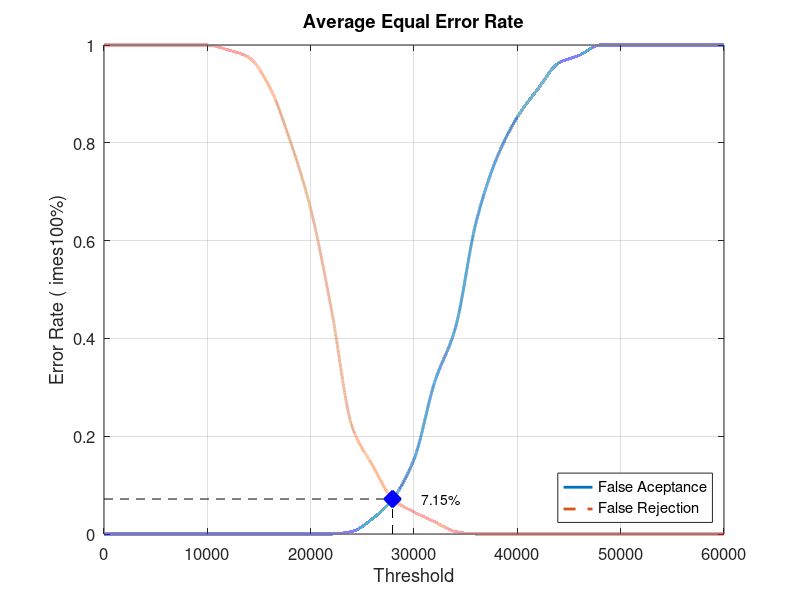
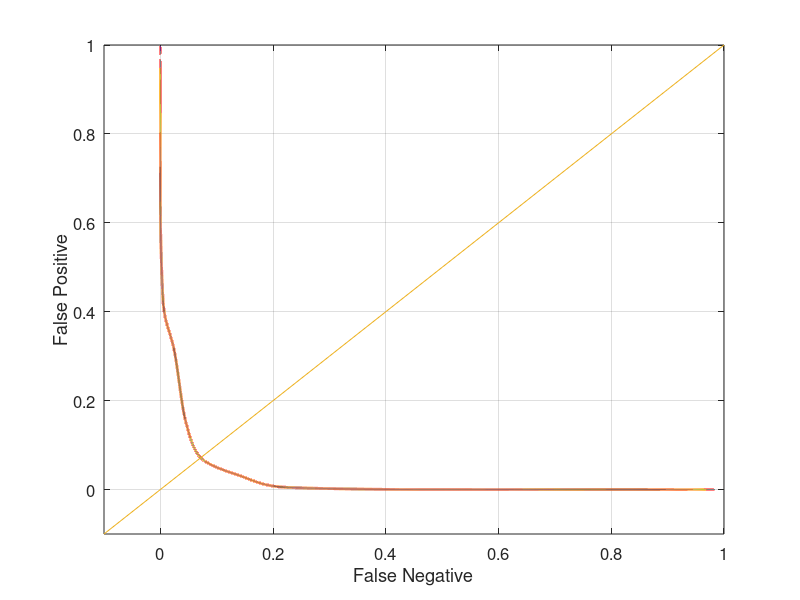

Write MATLAB code to recreate these figures, in order.
close all;
clear;
clc;
x = 0:2000:60000;
xq = 0:0.5:60000;

y0 = [0 0 0 0 0 0 0 0 0 0 0 0 0.00526316 0.0315789 0.0736842 0.152632 0.310526 0.421053 0.636842 0.768421 0.852632 0.910526 0.963158 0.978947 1 1 1 1 1 1 1]
yy0 = interp1(x, y0, xq, 'pchip');
y1 = [1 1 1 1 1 1 0.99 0.975 0.915 0.805 0.665 0.46 0.22 0.14 0.07 0.045 0.025 0.005 0 0 0 0 0 0 0 0 0 0 0 0 0]
yy1 = interp1(x, y1, xq, 'pchip');

% Calculating EER: 
y2 = abs(y0 - y1);
find(y2 == min(y2))
yy2 = abs(yy0 - yy1);
xEER = find(yy2 == min(yy2));
xEERIndex = xq(xEER) % X-axis EER
yEER = yy0(xEER) % Y-axis EER

main = figure
plot(xq, yy0,'-','LineWidth', 2);	hold on
plot(xq, yy1,'--','LineWidth', 2);	hold on
plot([xEERIndex xEERIndex], [0 yEER], 'k--');	hold on
plot([0 xEERIndex], [yEER yEER], 'k--');	hold on
plot(xEERIndex, yEER, 'bx', 'LineWidth', 10);	hold on
text(xEERIndex + 10 * xEERIndex / 100, yEER, [num2str(round((10000 * yEER)) / 100) '%'])
legend('False Aceptance', 'False Rejection', 'Location', 'SouthEast')
xlabel('Threshold')
ylabel('Error Rate (	imes100%)')
title('Average Equal Error Rate')
set(gca, 'FontSize', 12)
axis([0 60000 0 1])
grid on

print(main, 'Database1_1Main', '-dpng');
FNRxFPR = figure('Color', [1 1 1]);
plot(yy1, yy0, '-', yy1, yy0, 'LineWidth', 2);
hold on
y = -0.1:0.1:1
plot(y, y); 
set(gca, 'FontSize', 12)
xlabel('False Negative')
ylabel('False Positive')
axis([-0.1 1 -0.1 1])
set(gca, 'FontSize', 12)
grid on

print(FNRxFPR, 'Database1_1FNRxFPR','-dpng');
